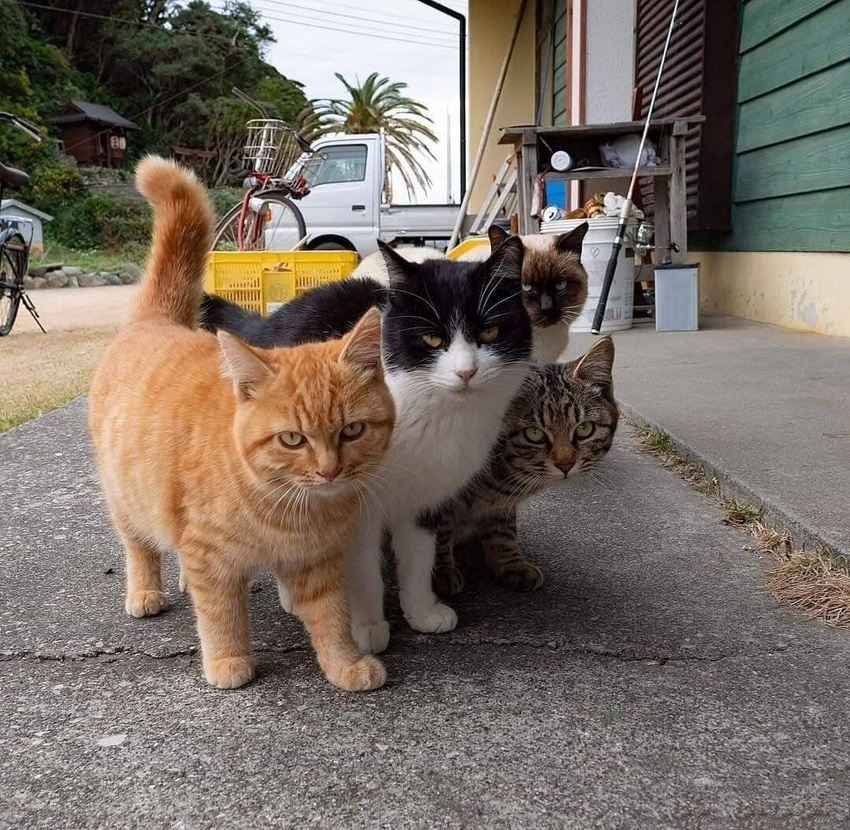
#> input picture 1.jpg, 850 x 830 px, shrunk from 1080 x 1054 before the run, given in place of the camera
$ python '视频滤镜.py'
#> lines starting #> are read from the running program, lines starting #| are printed output that depends on the picture
import cv2 as cv
import numpy as np


# 开启摄像头
def video_start():
    capture = cv.VideoCapture(0)                # 开启摄像头
    while True:
        ret, image = capture.read()
#> image is the input picture: shape (830, 850, 3); mean B, G, R 101, 110.4, 120.6
        image = cv.flip(image, 1)               # 图像反转
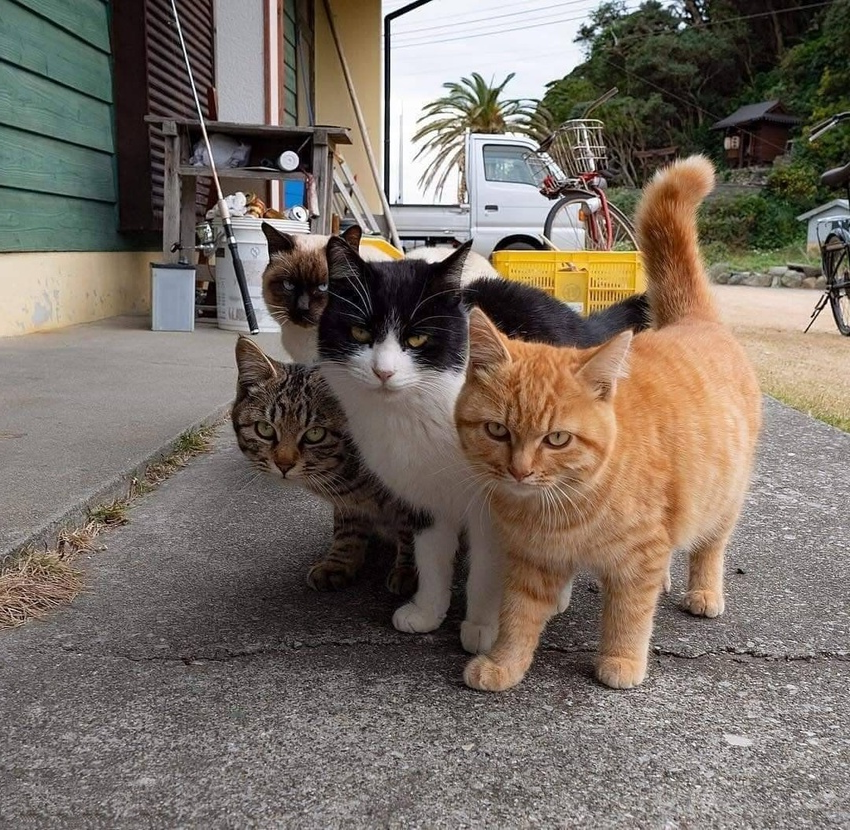
#> image: shape (830, 850, 3); mean B, G, R 101, 110.4, 120.6
        dst = color_edge_demo(image)              # 镜头效果
        cv.imshow("video", dst)
        key = cv.waitKey(10)
        if key == ord('q'):                     # 按q键退出
            print("over")
            break


# -------------效果示例------------------
# 平面模糊效果
def blur(image):
    dst = cv.blur(image, (15, 1))      # 水平模糊， 竖直模糊
    return dst


# 中值模糊效果
def median_blur(image):
    dst = cv.medianBlur(image, 15)
    return dst


# 均值模糊效果
# [4 lines left out: function custom_blur, not called in this run]


# 高斯模糊效果
def gaussian_blur(image):
    dst = cv.GaussianBlur(image, (15, 15), 50)     # 15x15
    return dst


# 美颜效果
def beauty(image):
    dst = cv.bilateralFilter(image, 0, 100, 13)
    return dst


# 水彩画效果
def shift(image):
    dst = cv.pyrMeanShiftFiltering(image, 10, 50)
    return dst


# 图片对比度增强
# [54 lines left out: functions equal_hist, clahe, threshold, local_threshold, sobel_x, sobel_y and 2 more, not called in this run]


# 彩色边缘检测
def color_edge_demo(image):
    blurred = cv.GaussianBlur(image, (3, 3), 0)     # 高斯模糊
    gray = cv.cvtColor(blurred, cv.COLOR_BGR2GRAY)
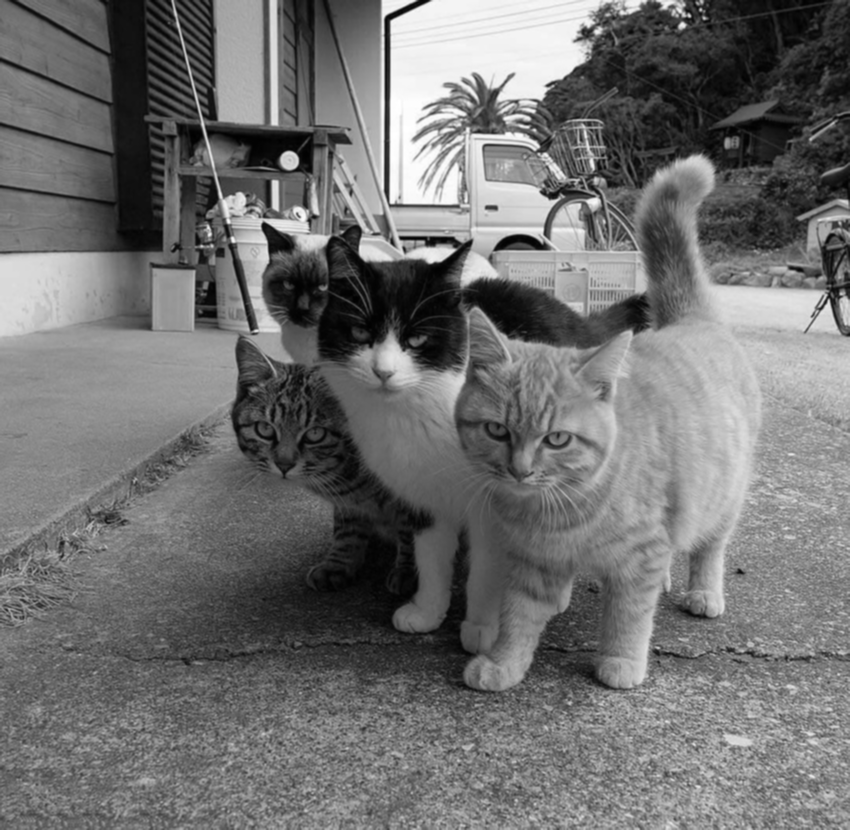
#> gray: shape (830, 850); min 0, max 255, mean 112.4
    edge_output = cv.Canny(gray, 50, 150)
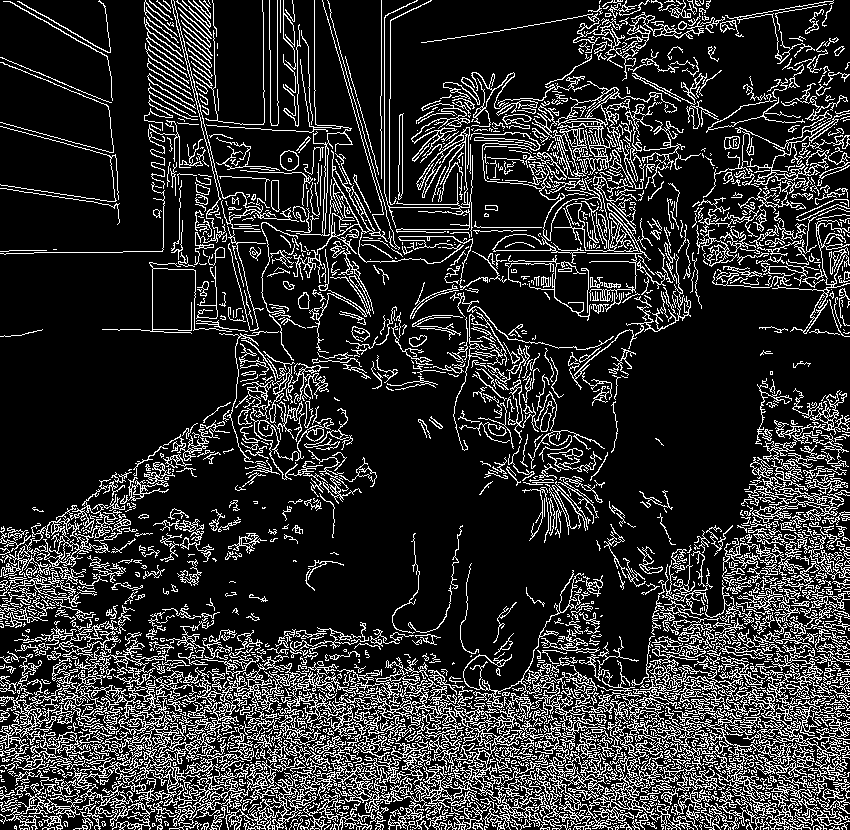
#> edge_output: shape (830, 850); 18% white in thin lines or dots
    dst = cv.bitwise_and(image, image, mask=edge_output)
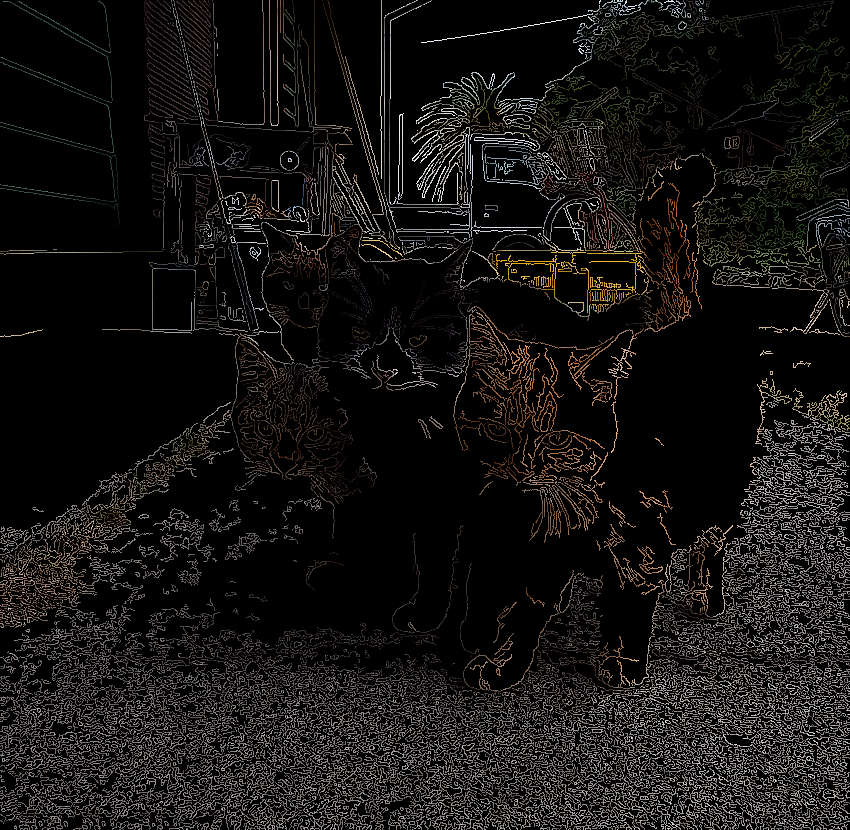
#> dst: shape (830, 850, 3); mean B, G, R 18.2, 19.5, 21.1
    return dst


if __name__ == "__main__":
    video_start()
#> (key q is pressed here)
    cv.destroyAllWindows()
